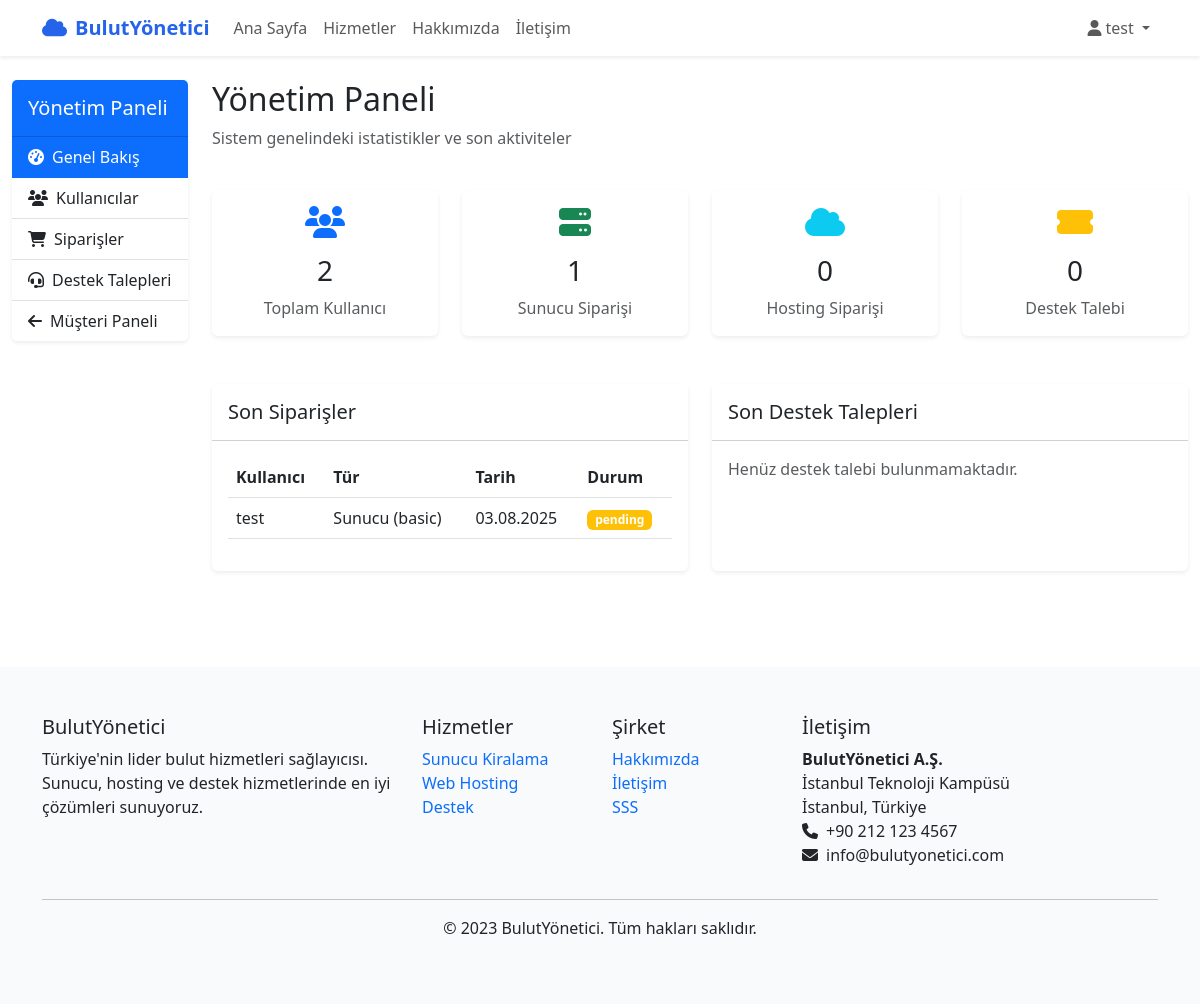
The page /admin (signed in) on the database its author committed.
### app.py (models this page shows, shortened)
class ServerOrder(db.Model):
    id = db.Column(db.Integer, primary_key=True)
    user_id = db.Column(db.Integer, db.ForeignKey('user.id'), nullable=False)
    server_type = db.Column(db.String(50), nullable=False)
    cpu = db.Column(db.String(20))
    ram = db.Column(db.String(20))
    storage = db.Column(db.String(20))
    price = db.Column(db.Float)
    status = db.Column(db.String(20), default='pending')
    created_at = db.Column(db.DateTime, default=datetime.utcnow)
    user = db.relationship('User', backref=db.backref('server_orders', lazy=True))

class User(db.Model):
    id = db.Column(db.Integer, primary_key=True)
    username = db.Column(db.String(80), unique=True, nullable=False)
    email = db.Column(db.String(120), unique=True, nullable=False)
    password = db.Column(db.String(100), nullable=False)
    company = db.Column(db.String(100))
    is_admin = db.Column(db.Boolean, default=False)
    created_at = db.Column(db.DateTime, default=datetime.utcnow)

### app.py (the view)
@app.route('/admin')
@admin_required
def admin_dashboard():
    total_users = User.query.count()
    total_server_orders = ServerOrder.query.count()
    total_hosting_orders = HostingOrder.query.count()
    total_support_tickets = SupportTicket.query.count()
    recent_orders = ServerOrder.query.order_by(ServerOrder.created_at.desc()).limit(5).all() + \
                    HostingOrder.query.order_by(HostingOrder.created_at.desc()).limit(5).all()
    recent_orders = sorted(recent_orders, key=lambda x: x.created_at, reverse=True)[:5]
    recent_tickets = SupportTicket.query.order_by(SupportTicket.created_at.desc()).limit(5).all()
    return render_template('admin/dashboard.html',
                          total_users=total_users,
                          total_server_orders=total_server_orders,
                          total_hosting_orders=total_hosting_orders,
                          total_support_tickets=total_support_tickets,
                          recent_orders=recent_orders,
                          recent_tickets=recent_tickets)

### app.py (called while the page is built)
def admin_required(func):
    @functools.wraps(func)
    def wrapped(*args, **kwargs):
        if 'user_id' not in session:
            flash('Lütfen önce giriş yapın.', 'error')
            return redirect(url_for('login'))
        user = User.query.get(session['user_id'])
        if not user or not user.is_admin:
            flash('Bu sayfaya erişim izniniz yok.', 'error')
            return redirect(url_for('dashboard'))
        return func(*args, **kwargs)
    return wrapped

### templates/admin/dashboard.html
{% extends "admin/base.html" %}
{% block admin_content %}
<div class="row mb-4">
    <div class="col-12">
        <h2>Yönetim Paneli</h2>
        <p class="text-muted">Sistem genelindeki istatistikler ve son aktiviteler</p>
    </div>
</div>
<div class="row mb-4">
    <div class="col-md-3 mb-4">
        <div class="card border-0 shadow-sm h-100">
            <div class="card-body text-center">
                <i class="fas fa-users fa-2x text-primary mb-3"></i>
                <h3 class="card-title">{{ total_users }}</h3>
                <p class="card-text text-muted">Toplam Kullanıcı</p>
            </div>
        </div>
    </div>
    <div class="col-md-3 mb-4">
        <div class="card border-0 shadow-sm h-100">
            <div class="card-body text-center">
                <i class="fas fa-server fa-2x text-success mb-3"></i>
                <h3 class="card-title">{{ total_server_orders }}</h3>
                <p class="card-text text-muted">Sunucu Siparişi</p>
            </div>
        </div>
    </div>
    <div class="col-md-3 mb-4">
        <div class="card border-0 shadow-sm h-100">
            <div class="card-body text-center">
                <i class="fas fa-cloud fa-2x text-info mb-3"></i>
                <h3 class="card-title">{{ total_hosting_orders }}</h3>
                <p class="card-text text-muted">Hosting Siparişi</p>
            </div>
        </div>
    </div>
    <div class="col-md-3 mb-4">
        <div class="card border-0 shadow-sm h-100">
            <div class="card-body text-center">
                <i class="fas fa-ticket-alt fa-2x text-warning mb-3"></i>
                <h3 class="card-title">{{ total_support_tickets }}</h3>
                <p class="card-text text-muted">Destek Talebi</p>
            </div>
        </div>
    </div>
</div>
<div class="row">
    <div class="col-lg-6 mb-4">
        <div class="card border-0 shadow-sm h-100">
            <div class="card-header bg-white py-3">
                <h5 class="mb-0">Son Siparişler</h5>
            </div>
            <div class="card-body">
                {% if recent_orders %}
                <div class="table-responsive">
                    <table class="table table-hover">
                        <thead>
                            <tr>
                                <th>Kullanıcı</th>
                                <th>Tür</th>
                                <th>Tarih</th>
                                <th>Durum</th>
                            </tr>
                        </thead>
                        <tbody>
                            {% for order in recent_orders %}
                            <tr>
                                <td>
                                    {% if order.user %}
                                        {{ order.user.username }}
                                    {% else %}
                                        Silinmiş Kullanıcı
                                    {% endif %}
                                </td>
                                <td>
                                    {% if order.server_type %}
                                        Sunucu ({{ order.server_type }})
                                    {% else %}
                                        Hosting ({{ order.package }})
                                    {% endif %}
                                </td>
                                <td>{{ order.created_at.strftime('%d.%m.%Y') }}</td>
                                <td>
                                    <span class="badge bg-{% if order.status == 'pending' %}warning{% elif order.status == 'active' %}success{% elif order.status == 'cancelled' %}danger{% else %}secondary{% endif %}">
                                        {{ order.status }}
                                    </span>
                                </td>
                            </tr>
                            {% endfor %}
                        </tbody>
                    </table>
                </div>
                {% else %}
                <p class="text-muted">Henüz sipariş bulunmamaktadır.</p>
                {% endif %}
            </div>
        </div>
    </div>
    <div class="col-lg-6 mb-4">
        <div class="card border-0 shadow-sm h-100">
            <div class="card-header bg-white py-3">
                <h5 class="mb-0">Son Destek Talepleri</h5>
            </div>
            <div class="card-body">
                {% if recent_tickets %}
                <div class="table-responsive">
                    <table class="table table-hover">
                        <thead>
                            <tr>
                                <th>Kullanıcı</th>
                                <th>Konu</th>
                                <th>Öncelik</th>
                                <th>Durum</th>
                            </tr>
                        </thead>
                        <tbody>
                            {% for ticket in recent_tickets %}
                            <tr>
                                <td>
                                    {% if ticket.user %}
                                        {{ ticket.user.username }}
                                    {% else %}
                                        Silinmiş Kullanıcı
                                    {% endif %}
                                </td>
                                <td>{{ ticket.subject[:30] }}{% if ticket.subject|length > 30 %}...{% endif %}</td>
                                <td>
                                    <span class="badge bg-{% if ticket.priority == 'high' %}danger{% elif ticket.priority == 'medium' %}warning{% elif ticket.priority == 'low' %}success{% else %}secondary{% endif %}">
                                        {{ ticket.priority }}
                                    </span>
                                </td>
                                <td>
                                    <span class="badge bg-{% if ticket.status == 'open' %}success{% elif ticket.status == 'in_progress' %}warning{% elif ticket.status == 'closed' %}secondary{% else %}primary{% endif %}">
                                        {{ ticket.status }}
                                    </span>
                                </td>
                            </tr>
                            {% endfor %}
                        </tbody>
                    </table>
                </div>
                {% else %}
                <p class="text-muted">Henüz destek talebi bulunmamaktadır.</p>
                {% endif %}
            </div>
        </div>
    </div>
</div>
{% endblock %}

### templates/base.html (style rules this page uses)
:root { --primary-color: #2563eb; --secondary-color: #1e40af; --accent-color: #0ea5e9; }

### rows shown on the page
ServerOrder: user.username "test", server_type "basic", created_at "03.08.2025", status "pending"

### other values the page prints
{{ session.username }} "test"
{{ total_users }} "2"
{{ total_server_orders }} "1"
{{ total_hosting_orders }} "0"
{{ total_support_tickets }} "0"
